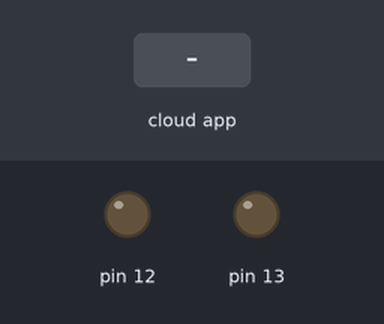
Bench run of a sketch on a simulated Arduino Uno, built with avr-gcc and run on an emulated ATmega328P. Shown: output pins drawn as LEDs (lit = HIGH). The test bench sets the inputs (shaded band). The ROS host is connected and sends only what is stated.

Above: at 1.2 s.
1.3 s: the phone or cloud app sets red to 0
At 2.1 s:
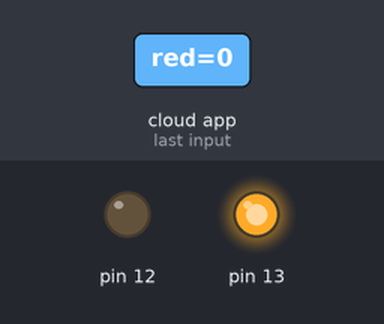
2.8 s: the phone or cloud app sets blue to 0
At 5.5 s:
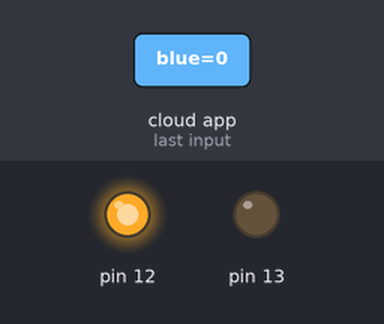
5.8 s: the phone or cloud app sets blue to 1
At 7.9 s:
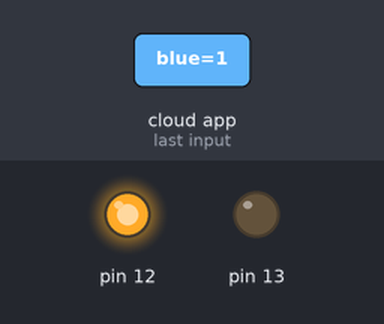
8.8 s: the phone or cloud app sets red to 1
At 11.5 s:
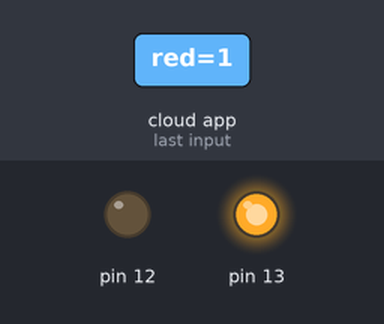
Timing chart, 0 to 14.8 s (numbered marks = the images above; inputs shaded):
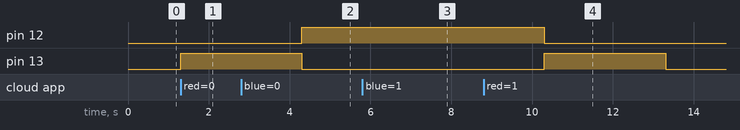

Measured:
- after the input at 1.3 s, pin 13: LOW → HIGH at once
- after the input at 2.8 s, pin 12: LOW → HIGH after 1.5 s
- after the input at 5.8 s, pin 12: stays HIGH (without the input it goes to LOW after 1.5 s)
- after the input at 8.8 s, pin 13: LOW → HIGH after 1.5 s, → LOW 3.0 s later

The sketch:

left_motor.ino
```cpp
#include <ros.h>
#include <std_msgs/Empty.h>
#include <std_msgs/String.h>

ros::NodeHandle  nh;

std_msgs::String OurLedState;
ros::Publisher LEDstate("state", &OurLedState);

char RedState[20] = "The Red LED blinks!";
char BlueState[21] = "The Blue LED Blinks!";

void RedOne( const std_msgs::Empty& toggle_msg)
{
digitalWrite(13, HIGH);
delay(3000);
digitalWrite(13, LOW);
OurLedState.data = RedState;
}

void BlueOne( const std_msgs::Empty& toggle_msg)
{
digitalWrite(12, HIGH);
delay(3000);
digitalWrite(12, LOW);
OurLedState.data = BlueState;
}

ros::Subscriber<std_msgs::Empty> RedLED("red", &RedOne );
ros::Subscriber<std_msgs::Empty> BlueLED("blue", &BlueOne );

void setup()
{
pinMode(13, OUTPUT);
pinMode(12, OUTPUT);
nh.initNode();
nh.subscribe(RedLED);
nh.subscribe(BlueLED);
nh.advertise(LEDstate);
}

void loop()
{
LEDstate.publish( &OurLedState );
nh.spinOnce();
delay(1);
}
```
